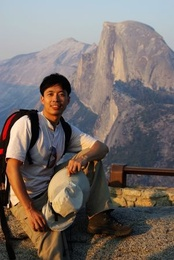
%> input picture code/kmeans/sample0.jpg, 174 x 260 px, shrunk from 300 x 448 before the run
$ octave --eval "result = hack_pca('../kmeans/sample0.jpg');"   (GNU Octave 9; MATLAB toolbox functions it lacks are replaced by stand-ins)
%> lines starting %> are read from the running program, lines starting %| are printed output that depends on the picture
### code/pca/pca.m
function [eigvector, eigvalue] = PCA(data)
%PCA	Principal Component Analysis
%
%             Input:
%               data       - Data matrix. Each row vector of fea is a data point.
%
%             Output:
%               eigvector - Each column is an embedding function, for a new
%                           data point (row vector) x,  y = x*eigvector
%                           will be the embedding result of x.
%               eigvalue  - The sorted eigvalue of PCA eigen-problem.
%

% YOUR CODE HERE

    [n,p]=size(data);
    mu=sum(data,1)/n;
    S=zeros(p,p);
    for i=1:n
        S=S+(data(i,:)-mu)'*(data(i,:)-mu);
    end
    [eigvector, eigvalue]=eig(S);
end

### code/pca/hack_pca.m
function img = hack_pca(filename)
%> called with filename = '../kmeans/sample0.jpg'
% Input: filename -- input image file name/path
% Output: img -- image without rotation

img_r = double(imread(filename));
[h,w]=size(img_r);
%> h = 260; w = 522
% YOUR CODE HERE
    [row,col]=find(img_r<100);
%> row = 63496 values from 52 to 260; col = 63496 values from 1 to 522
    X=[col,h-row];
%     plot(col,h-row,'r.','MarkerSize',12)
    [eigvector, eigvalue] = pca(X);
%> in PCA, `[n,p]=size(data);`: n = 63496; p = 2
%> in PCA, `mu=sum(data,1)/n;`: mu = [276.3 78.48]
%> the loop in PCA, `for i=1:n` made 63496 passes
%> S on passes 1 to 3: [75777.7 -21890.5; -21890.5 6323.7], [151555.5 -42129.3; -42129.3 11729.1], [227333.2 -62092.8; -62092.8 16988.4]
%> after the loop in PCA, `for i=1:n`: S = [1.41e+09 -32290309.6; -32290309.6 148374500.7]
%> in PCA, `[eigvector, eigvalue]=eig(S);`: eigvector = [-0.0256 -1; -1 0.0256]; eigvalue = [147548648.6 0; 0 1.41e+09]
%> eigvector = [-0.0256 -1; -1 0.0256]; eigvalue = [147548648.6 0; 0 1.41e+09]
    n=size(eigvalue,1);
%> n = 2
    tmp = [eigvector ; diag(eigvalue)']';
%> tmp = [-0.0256 -1 147548648.6; -1 0.0256 1.41e+09]
    tmp = sortrows(tmp,n+1) ;
    eigvector = tmp(:,1:n)';
    Y=eigvector(:,n);
%> Y = [-1; 0.0256]
    if(Y(1,:)<0)
        Y=-Y;
%> Y = [1; -0.0256]
    end
    theta=acos(Y'*[1;0]/norm(Y));
%> theta = 0.0256


    img=255*ones(2*h,2*w);
%     theta=acos(0.866);
    if(Y(2,:)>0)
        for i=1:size(img,1)
            for j=1:size(img,2)
                %img(int16(i*cos(theta)-j*sin(theta)+w*sin(theta)+1),int16(i*sin(theta)+j*cos(theta)))=img_r(i,j);
                tmp_i=i-h;
                tmp_j=j-w;
                tmp_col=int16(tmp_j*cos(theta)-tmp_i*sin(theta));
                tmp_row=h-int16(tmp_j*sin(theta)+tmp_i*cos(theta));
                if(tmp_row>=1&&tmp_row<=h&&tmp_col>=1&&tmp_col<=w)
                    img(2*h-i,j)=img_r(tmp_row,tmp_col);
                end
            end
        end
    else
        theta=-theta;
%> theta = -0.0256
        for i=1:size(img,1)
            for j=1:size(img,2)
                %img(int16(i*cos(theta)-j*sin(theta)+w*sin(theta)+1),int16(i*sin(theta)+j*cos(theta)))=img_r(i,j);
                tmp_i=i-h;
                tmp_j=j-w;
                tmp_col=int16(tmp_j*cos(theta)-tmp_i*sin(theta));
                tmp_row=-int16(tmp_j*sin(theta)+tmp_i*cos(theta));
                if(tmp_row>=1&&tmp_row<=h&&tmp_col>=1&&tmp_col<=w)
                    img(2*h-i+1,j)=img_r(tmp_row,tmp_col);
                end
            end
        end
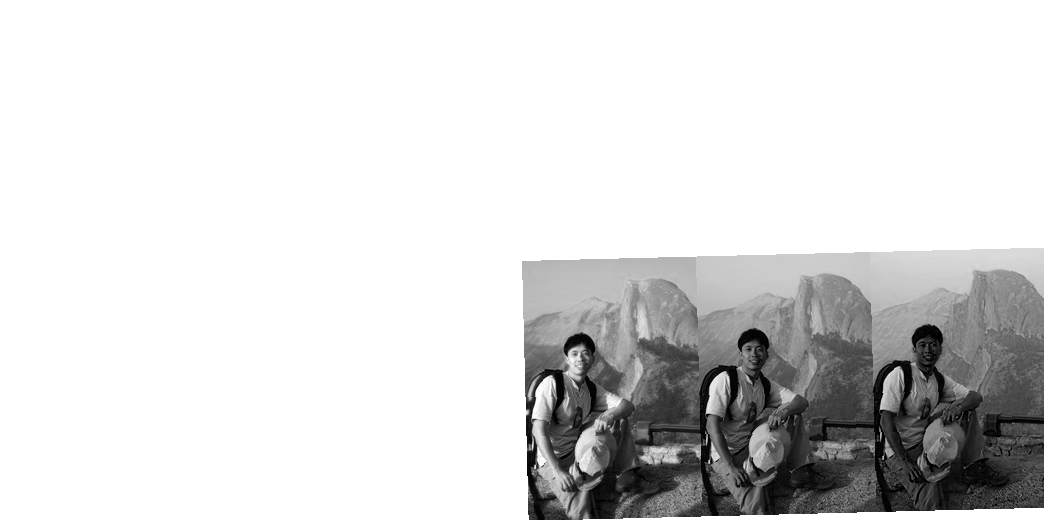
%> img: size 520x1044 double; min 0, max 255, mean 219
    end

end
